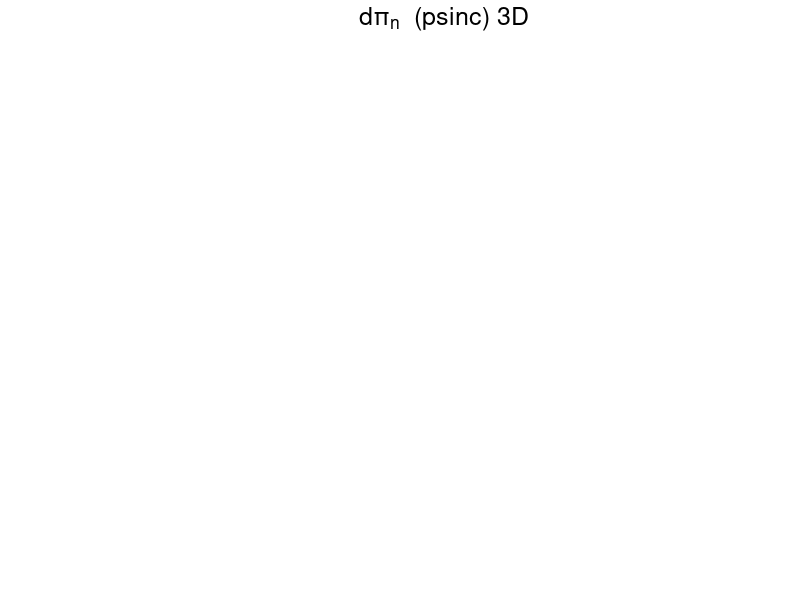

Write MATLAB code to recreate this figure. (Note: this script raises an error after producing the figure.)

% Hint: 
% saving figures as .eps:     print(gcf, 'TestPlot', '-depsc');

%modelstr = '';
%modelstr = 'comp';
modelstr = 'psinc';
%modelstr = 'psinc_w_adv_Ndt=3';
%modelstr = 'psinc_Ndt=3';
%modelstr = 'psinc_w_adv_Ndt=05';

%test_case = 'Equatorial-Long-Wave';
%test_case = 'Internal-Wave-Long-Wave';
%test_case = 'Internal-Wave-Strong-Strat';
%test_case = 'Skamarock-Klemp-Internal-Wave';
%test_case = 'Rising-Bubble';
%test_case = 'Smolarkiewicz-Margolin-Breaking-Wave';
%test_case = 'Straka';
test_case = 'Travelling-Vortex';
%test_case = 'Advection';

slice = 'xy'; % options:  'xy' 'zy' 'full3D'
showmode = 1;
separate_signs = 1;
filledcontours = 0;
fixed_contours = 0;
fixed_contour_step = 0;
no_of_contours = 10;
show_increments = 0;
symmetry = 0;        % in {0,1}
symmetrytest = 0;
showdummycells = 0;

% th0 = -0.0015/300;
% dth = 5e-4/300;
% contour_values = [th0 th0+dth th0+2*dth th0+3*dth th0+4*dth th0+5*dth th0+6*dth th0+7*dth th0+8*dth th0+9*dth th0+10*dth];
dtheta = 0.5e-3/300;
contour_values = [-5*dtheta, -4*dtheta, -3*dtheta, -2*dtheta, -dtheta, 0.0, dtheta, 2*dtheta, 3*dtheta, 4*dtheta, 5*dtheta];
%contour_values = [1.0001 1.0011 1.0022 1.0022 1.0033 1.0044 1.0055 1.0065];
%contour_values = linspace(-0.01,0.01,41) / 288.15;
title_true = 1;

%kmin = 50;
%kmax = 53;
kmin = 0;
kmax = 601;
dk   = 1;

if strcmp(test_case, 'Equatorial-Long-Wave')
    scalefactor = 2.0;
    ncx = 300; 
    ncy = 20;  
    %ncx = 600; 
    %ncy = 80;  
    L   = 8*3000.0 * scalefactor;  % 
    x0  = 0.0*L;
    H   = 10.0;  %
    aspect = [L/H/3 1 1];
    velosc = 100;  % velocity unit of RKLM code
elseif strcmp(test_case, 'Internal-Wave-Long-Wave')
    scalefactor = 2.0;
    ncx = 300; 
    ncy = 20;  
    %ncx = 600; 
    %ncy = 80;  
    L   = 3000.0 * scalefactor;  % 
    x0  = 0.0*L;
    H   = 10.0;  %
    aspect = [L/H/3 1 1];
    velosc = 100;  % velocity unit of RKLM code
elseif strcmp(test_case, 'Internal-Wave-Strong-Strat')
    scalefactor = 1.0;
    ncx = 1200; 
    ncy = 40;  
    L   = 3000.0 * scalefactor;  % 
    x0  = 0.5*L;
    H   = 10.0;  %
    aspect = [80 1 1];
    velosc = 100;  % velocity unit of RKLM code
elseif strcmp(test_case, 'Skamarock-Klemp-Internal-Wave')
    scalefactor = 1.0;
    ncx = 300; 
    ncy = 10;
    ncz = 5;
    L   = 300.0 * scalefactor;  % [km] 
    x0  = 0.5*L;
    H   = 10.0;    % [km] 
    B   = 20.0;    % [km]
    aspect = [16 1 1];
    velosc = 100;  % [m/s] velocity unit of RKLM code
elseif strcmp(test_case, 'Rising-Bubble')
    ncx = 160;  
    ncy =  80;  
    L   = 2.0;  
    x0  = 1.0;
    H   = 1.0; 
    aspect = [1 1 1];
    velosc = 100;  % velocity unit of RKLM code
elseif strcmp(test_case, 'Travelling-Vortex')
    ncx = 64;  % 512; 256;
    ncy = 64;  % 512; 256;
    ncz =  4;  % 512; 256;
    L   = 1.0;  
    x0  = 0.5;
    H   = 1.0;
    B   = 1.0/8.0;
    aspect = [1 1 1];
    velosc = 100;  % velocity unit of RKLM code
elseif strcmp(test_case, 'Straka')
    ncx = 512;  
    ncy = 64;  
    L  = 52.2;  % 
    x0 = 0.0*L;
    H  = 6.4;  %
    aspect = [1 1 1];
    velosc = 100;  % velocity unit of RKLM code
elseif strcmp(test_case, 'Smolarkiewicz-Margolin-Breaking-Wave')
    ncx = 240;  
    ncy = 120;  
    L   = 120.0;  % 
    x0  =  60.0;
    H   =  60.0;  %
    aspect = [1 1 1];
    velosc = 100;  % velocity unit of RKLM code
elseif strcmp(test_case, 'Advection')
    ncx = 31;  
    ncy = 31;  
    ncz = 31;  
    L  = 2.0;  % 
    x0 = 0.0*L;
    H  = 2.0;
    B  = 2.0;%
    aspect = [1 1 1];
    velosc = 100;  % velocity unit of RKLM code
end
    
% auxiliary adjustments of grid parameters
nnx = ncx+1;
dumsx = 2;
if ncy == 1
    nny = 1;
    dumsy = 0;
else
    nny = ncy+1;
    dumsy = 2;
end
if ncz == 1
    nnz = 1;
    dumsz = 0;
else
    nnz = ncz+1;
    dumsz = 2;
end

modelfigstr = strcat('  (',modelstr,')');

rhoY_diff = 0;
rhoZ_diff = 0;
transp    = 0;

if strcmp(slice, 'full3D')
    kkmin = 1;
    dkk   = 1;
    kkmax = ncz;
else
    nslice = floor(ncz/2);
end

folderstring = strcat('/Users/rupert/Documents/Computation/RKLM_Reference/low_Mach_gravity_',modelstr);

% cell-centered fields
%varstr = 'rho'; folderstr = 'rho'; titlestr = 'rho'; ndummy = 2; arraysize = [ncx ncy ncz];
%varstr = 'p'; folderstr = 'p'; titlestr = 'p'; ndummy = 2; arraysize = [ncx ncy ncz];
%varstr = 'S'; folderstr = 'S'; titlestr = 'S'; ndummy = 2; arraysize = [ncx ncy ncz];
%varstr = 'rhoY';  folderstr = 'rhoY'; titlestr = 'rhoY'; ndummy = 2; arraysize = [ncx ncy ncz]; rhoY_diff = 1;
%varstr = 'drhoY';  folderstr = 'drhoY'; titlestr = 'drhoY'; ndummy = 2; arraysize = [ncx ncy ncz];
%varstr = 'Y';  folderstr = 'Y'; titlestr = '\theta'; ndummy = 2; arraysize = [ncx ncy ncz];
%varstr = 'dY';  folderstr = 'dY'; titlestr = 'd\theta'; ndummy = 2; arraysize = [ncx ncy ncz];
%varstr = 'buoy';  folderstr = 'buoy'; titlestr = 'buoy'; ndummy = 2; arraysize = [ncx ncy ncz];
%varstr = 'rhoZp';  folderstr = 'rhoZp'; titlestr = 'rhoZp'; ndummy = 2; arraysize = [ncx ncy ncz];
%varstr = 'rhoZB';  folderstr = 'rhoZB'; titlestr = 'rhoZB'; ndummy = 2; arraysize = [ncx ncy ncz];
%varstr = 'rhoZ';  folderstr = 'rhoZ'; titlestr = 'rhoZ'; ndummy = 2; arraysize = [ncx ncy ncz];
%varstr = 'Z';  folderstr = 'Z'; titlestr = 'Z'; ndummy = 2; arraysize = [ncx ncy ncz]; rhoZ_diff = 0;
%varstr = 'u';  folderstr = 'u'; titlestr = 'u'; ndummy = 2; arraysize = [ncx ncy ncz]; symmetry = -1*symmetry;
%varstr = 'v';  folderstr = 'v'; titlestr = 'v'; ndummy = 2; arraysize = [ncx ncy ncz];
%varstr = 'w';  folderstr = 'w'; titlestr = 'w'; ndummy = 2; arraysize = [ncx ncy ncz];
%varstr = 'qv';  folderstr = 'qv'; titlestr = 'qv'; ndummy = 2; arraysize = [ncx ncy ncz];
%varstr = 'qc';  folderstr = 'qc'; titlestr = 'qc'; ndummy = 2; arraysize = [ncx ncy ncz];
%varstr = 'qr';  folderstr = 'qr'; titlestr = 'qr'; ndummy = 2; arraysize = [ncx ncy ncz];
%varstr = 'flux_rhou';  folderstr = 'fluxes'; titlestr = 'flux_rhou'; ndummy = 2; arraysize = [ncx+1 ncy ncz]; symmetry = -1*symmetry;
%varstr = 'flux_rhov';  folderstr = 'fluxes'; titlestr = 'flux_rhov'; ndummy = 2; arraysize = [ncy+1 ncz ncx]; symmetry = -1*symmetry;
%varstr = 'flux_rhov';  folderstr = 'fluxes'; titlestr = 'flux_rhov'; ndummy = 2; arraysize = [ncz+1 ncx ncy]; symmetry = -1*symmetry;

%varstr = 'p2_c';  folderstr = 'p2_c'; titlestr = '\pi'; ndummy = 2; arraysize = [ncx ncy ncz];
%varstr = 'dp2_c';  folderstr = 'dp2_c'; titlestr = 'd\pi'; ndummy = 2; arraysize = [ncx ncy ncz];
%varstr = 'dpdim';  folderstr = 'dpdime'; titlestr = 'dp [Pa]'; ndummy = 2; arraysize = [ncx ncy ncz];
%varstr = 'rhs_cells';  folderstr = 'rhs_cells'; titlestr = 'rhs_c'; ndummy = 2; arraysize = [ncx ncy ncz];

%varstr = 'p2_n';  folderstr = 'p2_nodes'; titlestr = '\pi_n';    ndummy = 2; arraysize = [nnx nny nnz];
varstr = 'dp2_n';  folderstr = 'dp2_nodes'; titlestr = 'd\pi_n';    ndummy = 2; arraysize = [nnx nny nnz];
%varstr = 'rhs_nodes';  folderstr = 'rhs_nodes'; titlestr = 'rhs_n';    ndummy = 2; arraysize = [nnx nny nnz];
%varstr = 'lap_nodes';  folderstr = 'lap_nodes'; titlestr = 'lap_n';    ndummy = 2; arraysize = [nnx nny nnz];

%varstr = 'advflux_x';  folderstr = 'advflux'; titlestr = 'advflux_x'; ndummy = 2; arraysize = [ncx+1 ncy ncz]; symmetry = -1*symmetry;
%varstr = 'advflux_y';  folderstr = 'advflux'; titlestr = 'advflux_y'; ndummy = 2; arraysize = [ncy+1 ncz ncx]; symmetry = -1*symmetry; transp = 1;
%varstr = 'advflux_z';  folderstr = 'advflux'; titlestr = 'advflux_z'; ndummy = 2; arraysize = [ncz+1 ncx ncy]; symmetry = -1*symmetry; transp = 1;



scrsz = get(0,'ScreenSize');
figure1 = figure('Position',[1 scrsz(4)/1.5 scrsz(3)/1.5 scrsz(4)/1.75]);
if title_true
    texthandle = annotation('textbox', [0.45 0.95 0.2 0.05]);
    set(texthandle, 'String', strcat(titlestr,modelfigstr,' 3D'), 'FontSize', 18, 'FontName', 'Helvetica', 'LineStyle', 'none');
end
%set(texthandle, 'String', titlestr, 'FontSize', 14, 'FontName', 'Optima');

for k = kmin:dk:kmax
    kstr = num2str(k);
    if k < 10
        filestr = strcat(folderstring,'/',folderstr,'/',varstr,'_00',kstr,'.hdf');
    else
        if k < 100
            filestr = strcat(folderstring,'/',folderstr,'/',varstr,'_0',kstr,'.hdf');
        else
            filestr = strcat(folderstring,'/',folderstr,'/',varstr,'_',kstr,'.hdf');
        end
    end
    v = hdfread(filestr, '/Data-Set-2', 'Index', {[1  1  1],[1  1  1],[arraysize(1)+2*ndummy  arraysize(2)+2*ndummy  arraysize(3)+2*ndummy]});
    
    if strcmp(slice, 'full3D')

        [nx, ny, nz] = size(v);
        nx = nx - 4;
        ny = ny - 4;
        nz = nz - 4;
        
        dx = L/nx;
        dy = H/ny;
        dz = B/nz;
        
        x = linspace(0.5*dx-(nx/2)*dx,-0.5*dx+(nx/2)*dx,nx);
        y = linspace(0.5*dy,-0.5*dy+ny*dy,ny);
        z = linspace(0.5*dz-(nz/2)*dz,-0.5*dz+(nz/2)*dz,nz);
                
        th = v(3:1:nx+2, 3:1:ny+2, 3:1:nz+2);
                
        % Create contours
        %[X,Y,Z] = meshgrid(x,y,z);
        %contourslice(x,y,z,th,0.0,0.5,0.0);
        %contourslice(X,Y,Z,th,[],[0.33, 0.5, 0.66],[], [1.001, 1.002, 1.003, 1.004, 1.005, 1.006]);

        %isovalue = 1.001;
        %fvc = isocaps(th,isovalue);
        %fvc = isocaps(x,y,z,th,isovalue);
        %patch(fvc);

        % Create contours

        if filledcontours
            for kk = kkmin:dkk:kkmax
                contourf(x,y,transpose(th(:,:,kk)),25,'LineColor','auto');
                colormap Jet;
                colorbar('FontSize',14,'FontName','Helvetica');
                set(gca,'DataAspectRatio', aspect, 'FontSize',18,'FontName','Helvetica');
                pause;
            end
        else
            if fixed_contours
                contour(x,z,th,contour_values,'LineColor','k');
            else
                contour(x,z,th,10,'LineColor','k');
            end
            set(gca,'DataAspectRatio', aspect, 'FontSize',18,'FontName','Helvetica');
        end

        if title_true
            title(strcat(titlestr,kstr));
        end
        % Create xlabel
        xlabel('x','FontSize',18,'FontName','Helvetica');
        
        % Create ylabel
        ylabel('y','FontSize',18,'FontName','Helvetica');

        % Create ylabel
        zlabel('z','FontSize',18,'FontName','Helvetica');

        pause
    else
        
        % for now let's take it slice by slice
        if strcmp(slice, 'xy')
            velo = v(:,:,nslice);
        elseif strcmp(slice, 'zy')
            velo = transpose(reshape(v(nslice,:,:), [arraysize(2)+2*ndummy, arraysize(3)+2*ndummy]));
        end
        
        if strcmp(varstr, 'rhs_nodes')
            velo(1:3,:) = 0.0*velo(1:3,:);
            velo(:,1:3) = 0.0*velo(:,1:3);
            velo(end-2:end,:) = 0.0*velo(end-2:end,:);
            velo(:,end-2:end) = 0.0*velo(:,end-2:end);
        end
        
        % eigenmode test case
        [nx, nz] = size(velo);
        nx = nx - 4;
        nz = nz - 4;
        
        dx = L/nx;
        dz = H/nz;
        
        dth = 8.3333e-04;
        x = linspace(0.5*dx-(nx/2)*dx,-0.5*dx+(nx/2)*dx,nx);
        z = linspace(0.5*dz,-0.5*dz+nz*dz,nz);
        Yt = transpose(velo);
        th = Yt(3:1:nz+2, 3:1:nx+2);
        
        %figure(1);
        %contour(x,z,th, [1+dth 1+2*dth 1+3*dth 1+4*dth 1+5*dth 1+6*dth 1+7*dth 1+8*dth], 'k');
        %set(gca,'DataAspectRatio',[1 1 1]);
        
        
        % Create contour
        if filledcontours
            contourf(x,z,th,25,'LineColor','auto');
            %contourf(x,z,th,[1.01 1.05 1.1 1.15 1.2 1.24],'LineColor','auto');
            colormap Jet
            colorbar('FontSize',14,'FontName','Helvetica')
        else
            if fixed_contours
                contour(x,z,th,contour_values,'LineColor','k');
            else
                contour(x,z,th,10,'LineColor','k');
            end
        end
        set(gca,'DataAspectRatio', aspect, 'FontSize',18,'FontName','Helvetica');
        if title_true
            title(strcat(titlestr,kstr));
        end
        % Create xlabel
        xlabel('x','FontSize',18,'FontName','Helvetica');
        
        % Create ylabel
        ylabel('z','FontSize',18,'FontName','Helvetica');
        
        pause
    end
end
